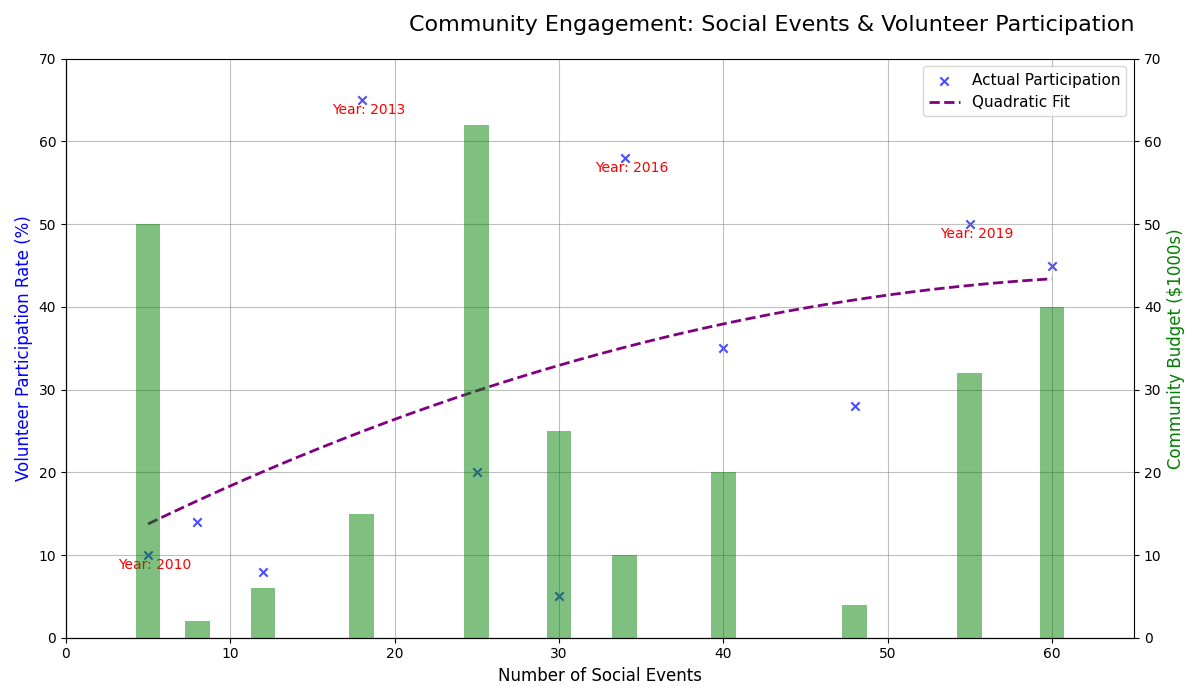

This figure's Python source:
import matplotlib.pyplot as plt
import numpy as np
from scipy.optimize import curve_fit

years = np.array([2010, 2011, 2012, 2013, 2014, 2015, 2016, 2017, 2018, 2019, 2020])
social_events = np.array([5, 8, 12, 18, 25, 30, 34, 40, 48, 55, 60])
volunteer_rates = np.array([10, 14, 8, 65, 20, 5, 58, 35, 28, 50, 45])
community_budget = np.array([50, 2, 6, 15, 62, 25, 10, 20, 4, 32, 40])

def quadratic_fit(x, a, b, c):
    return a * x**2 + b * x + c

params, _ = curve_fit(quadratic_fit, social_events, volunteer_rates)
events_range = np.linspace(min(social_events), max(social_events), 300)
fitted_rates = quadratic_fit(events_range, *params)

fig, ax1 = plt.subplots(figsize=(12, 7))
# Change marker style, color, and edgecolors
ax1.scatter(social_events, volunteer_rates, color='blue', marker='x', label='Actual Participation', alpha=0.7, edgecolors='g')
# Change line style and color
ax1.plot(events_range, fitted_rates, color='purple', linestyle='--', linewidth=2, label='Quadratic Fit')

ax2 = ax1.twinx()
# Change bar color
ax2.bar(social_events, community_budget, color='green', alpha=0.5, label='Community Budget ($1000s)', width=1.5)

key_points = [0, 3, 6, 9]
# Change annotation font size and color
for i in key_points:
    ax1.annotate(f'Year: {years[i]}', (social_events[i], volunteer_rates[i]),
                 textcoords="offset points", xytext=(5, -10), ha='center', fontsize=10, color='red')

# Change title alignment
ax1.set_title('Community Engagement: Social Events & Volunteer Participation', fontsize=16, pad=20, loc='right')
ax1.set_xlabel('Number of Social Events', fontsize=12)
ax1.set_ylabel('Volunteer Participation Rate (%)', fontsize=12, color='blue')
ax2.set_ylabel('Community Budget ($1000s)', fontsize=12, color='green')

ax1.set_xlim(0, 65)
ax1.set_ylim(0, 70)
ax2.set_ylim(0, 70)

# Change legends' positions and fontsize, and turn one legend off
ax1.legend(loc='best', fontsize=11)

# Randomize grid style and border visibility
ax1.grid(True, linestyle='-', color='grey', alpha=0.5)
ax1.spines['top'].set_visible(False)
ax1.spines['right'].set_visible(False)

plt.tight_layout()
plt.show()
